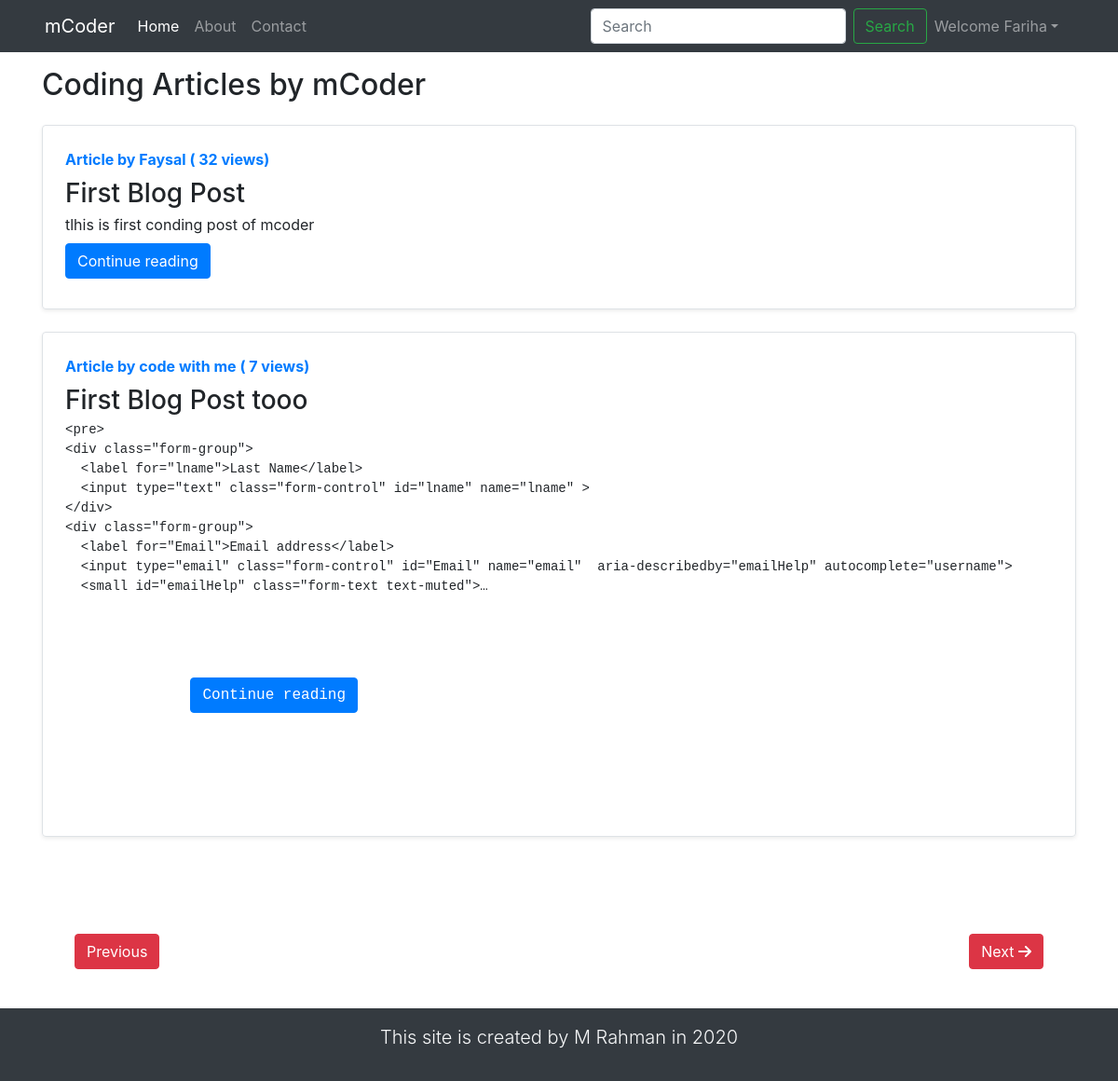
Screenshot of /blog/ (signed in) with the database file from the repository.
### blog/models.py (models this page shows, shortened)
class Post(models.Model):
    sno = models.AutoField(primary_key=True)
    title = models.CharField(max_length=255)
    author = models.CharField(max_length=14)
    slug = models.CharField(max_length=130)
    views = models.IntegerField(default=0)
    timeStamp = models.DateTimeField(blank=True)
    content = models.TextField()

### blog/views.py (the view)
# urls.py: path("", views.bloghome, name="blogHome"),
def bloghome(request):
    no_of_posts = 2
    page = request.GET.get('page')
    if page is None:
        page = 1
    else:
        page = int(page)
    """
    1: 0-3
    2: 3-6
    3: 6-9

    1: 0 to  0 + no_of_posts
    2: no_of_posts to no_of_posts + no_of_posts
    3: no_of_posts + no_of_posts to no_of_posts+ no_of_posts +no_of_posts

    (page -1)* no_of_posts to page* no_of_posts
    """
    allposts = Post.objects.all()
    length = len(allposts)
    allposts = allposts[(page-1)*no_of_posts: page* no_of_posts]
    if page>1:
        prev = page - 1
    else:
        prev = None
    if page<math.ceil(length / no_of_posts):
        nxt = page + 1
    else: nxt = None
    context = {'allPosts': allposts, 'prev': prev, 'nxt': nxt}
    return render(request, "blog/blogHome.html", context)

### blog/templates/blog/blogHome.html (shortened to what this page needs)
{% extends 'basic.html' %}
{% block body %}
<div class="container my-3">
    <h2>Coding Articles by mCoder</h2>
    {% for post in allPosts  %}
    <div class="row no-gutters border rounded overflow-hidden flex-md-row mb-4 shadow-sm h-md-250 my-4 position-relative">
        <div class="col p-4 d-flex flex-column position-static">
            <strong class="d-inline-block mb-2 text-primary">Article  by {{post.author}}  (<span > {{post.views}} views</span>)</strong>
            <h3 class="mb-0">{{post.title}}</h3>
            <p class="card-text mb-auto">{{post.content|safe|truncatechars:500}}</p>
            <div class="my-2">
            	<a href="/blog/{{post.slug}}" role="button" class="btn btn-primary">Continue reading</a>
            </div>
        </div>
        </div>
        {% endfor %}
        <div class="clearfix">
          {% if prev %}
       <a href="/blog?page={{prev}}" class="btn btn-danger left "><i class="fa fa-arrow-left"></i> Previous </a>
        {% else %}
        <a class="btn btn-danger left" href="#" >Previous</a>
        {% endif %}
        {% if nxt %}
        <a href="/blog?page={{nxt}}" class="btn btn-danger right "><span>  Next  </span> <i class="fa fa-arrow-right"></i></a>
        {% else %}
        <a class="btn btn-danger right" href="#" >Next</a>
        {% endif %}
        </div>
    </div>
 {% endblock %}

### mCoder/templates/basic.html (shortened to what this page needs)
<!doctype html>
<html lang="en">
<head>
    <link rel="stylesheet" href=" /static/css/all.min.css">
  <link rel="stylesheet" href="https://stackpath.bootstrapcdn.com/bootstrap/4.2.1/css/bootstrap.min.css">
    <link rel="stylesheet" href="/static/css/prism.css">
    <link rel="stylesheet" href="/static/css/style.css">
</head>
<body>
	<nav class="navbar navbar-expand-lg navbar-dark bg-dark px-5">
    <a class="navbar-brand" href="/">mCoder</a>
    <div class="collapse navbar-collapse" id="navbarTogglerDemo03">
     <ul class="navbar-nav mr-auto mt-2 mt-lg-0">
      <li class="nav-item active">
       <a class="nav-link" href="/">Home <span class="sr-only">(current)</span></a>
     </li>
     <li class="nav-item">
       <a class="nav-link" href="/about/">About</a>
     </li>
     <li class="nav-item">
       <a class="nav-link" href="/contact/">Contact</a>
     </li>
   </ul>
   <form class="form-inline my-2 my-lg-0" method="get" action="/blog/search">
    <input class="form-control mr-sm-2" type="search" placeholder="Search" aria-label="Search" name="query">
    <button class="btn btn-outline-success my-2 my-sm-0" type="submit">Search</button>
  </form>
{% if user.is_authenticated %}
<ul class="navbar-nav mr-2">
<li class="nav-item dropdown">
<a class="nav-link dropdown-toggle" href='#' id="navbarDropdown" role="button" data-toggle="dropdown"> Welcome {{request.user}}</a>
</li>
</ul>
{% else %}
<button class="btn btn-outline-success mr-2 my-sm-0" data-toggle="modal" data-target="#loginModal">Login</button>
 <button class="btn btn-outline-success mr-2 my-sm-0" data-toggle="modal" data-target="#singUpModal" >Sing Up</button>
{% endif %}
</div>
</nav>
  {% block body %}  {% endblock %}
<section class="text-center mt-5 py-3 bg-dark text-light">
  <div class="container">
    <div class="row">
      <div class="col">
        <p class="lead">This site is created by M Rahman in 2020</p>
      </div>
    </div>
  </div>
</section>
</body>
</html>

### static/css/style.css (style rules this page uses)
li { list-style-type: none; }
.clearfix { position: reletive; padding-top: 5rem; padding-bottom: 2rem; }
.clearfix a { position: absolute; }
.clearfix .left { left: 5rem; }
.clearfix .right { right: 5rem; }

### rows the page displays
Post: author "Faysal", views "32", title "First Blog Post", content "tlhis is first conding post of mcoder"
Post: author "code with me", views "7", title "First Blog Post tooo", content "<pre> <div class=\"form-group\"> <label for=\"lname\">Last Name</label> <input type=\"text\" class=\"form-control\" id=\"lname\" name=\"lname\" > </div> <div class=\"form-group\"> <label for=\"Email\">Email address</label> <input type=\"email\" class=\"form-control\" id=\"Email\" name=\"email\" aria-describedby=\"emailHelp\" autocomplete=\"username\"> <small id=\"emailHelp\" class=\"form-text text-muted\">…"

### other values shown
{{ request.user }} "Fariha"
